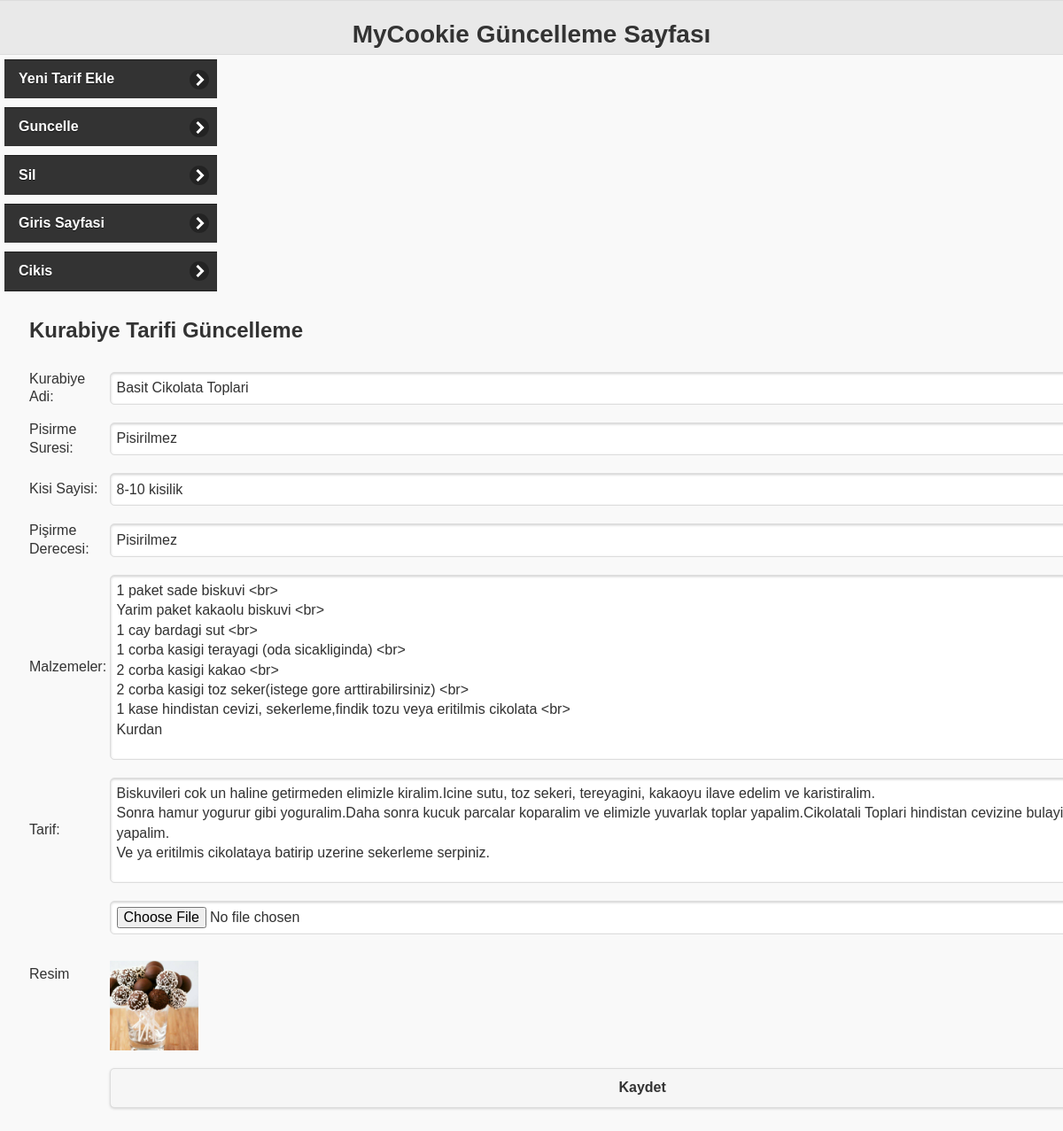
/panel/guncelle.php?id=4 (signed in), run on the app's committed database.
### tables this page shows
CREATE TABLE `tarifler` (
  `id` int(11) NOT NULL,
  `adi` text NOT NULL,
  `tarif` text NOT NULL,
  `malzeme` text NOT NULL,
  `sure` varchar(11) NOT NULL,
  `kisi` varchar(255) NOT NULL,
  `derece` varchar(255) NOT NULL,
  `resim` varchar(256) NOT NULL
);

### panel/guncelle.php (the view, shortened to what this page needs)
<?php
include 'connection.php';
?>
<!DOCTYPE html>
<html>
<head>
<link href="./css/jquery.mobile-1.4.5.min.css" rel="stylesheet" type="text/css"/>
</head>
	<div data-role="page" >
		<div data-role="header" >
				<h1>MyCookie Güncelleme Sayfası</h1>
		</div>
		<?php
		if(isset($_GET['id'])){
			  $sql = "select * from tarifler where id = ".$_GET['id'];
			  $result = $conn->query($sql);
			  if($result->num_rows>0){
				  $rs = $result->fetch_object();
			  }
		}
        ?>
            <div class="menu">
				<ul data-role="listview"  data-filter-placeholder data-filter-theme  data-theme="b">
						<li><a href="ekle.php">Yeni Tarif Ekle</a></li>
						<li><a href="veriler.php">Guncelle</a></li>
						<li><a href="veriler2.php">Sil</a></li>
						<li><a href="giris.php" >Giris Sayfasi</a>
						<li><a href="login.php">Cikis</a></li>
				</ul>
			</div>
        <div class="icerik">
               <form enctype="multipart/form-data" name="tarifForm" method="post" action="guncelle.php?id=<?php echo $_GET["id"]?>">
                    <table>
                        <tr>
                            <td colspan="2">
                                <h2>Kurabiye Tarifi Güncelleme</h2>
                            </td>
                        </tr>
                       <tr>
                            <td>Kurabiye Adi:</td>
                            <td><input value="<?php echo $rs->adi?>" required type="text" name="adi" /></td>
                        </tr>
                        <tr>
                            <td>Pisirme Suresi:</td>
                            <td><input value="<?php echo $rs->sure?>" required type="text" name="dakika" /></td>
                        </tr>
                        <tr>
                            <td>Kisi Sayisi:</td>
                            <td>
                               <input value="<?php echo $rs->kisi?>" required type="text" name="kisi" />
                            </td>
                        </tr>
                        <tr>
                            <td>Pişirme Derecesi:</td>
                            <td><input value="<?php echo $rs->derece?>" required type="text" name="derece" /></td>
                        </tr>
						<tr>
                            <td>Malzemeler:</td>
                            <td><textarea required name="malzeme" rows="10"><?php echo $rs->malzeme?></textarea></td>
                        </tr>
						<tr>
                            <td>Tarif:</td>
                            <td><textarea required name="tarif" rows="10"><?php echo $rs->tarif?></textarea></td>
                        </tr>
                         <tr>
                            <td>Resim</td>
                            <td><input  type="file" name="resim" />
                                <br>
                                <?php
                                echo "<img src='./upload/".$rs->resim."' width='100'/>"
                                ?>
                            </td>
                        </tr>
                        <tr>
                        <tr>
                            <td></td>
                            <td><input type="submit" value="Kaydet" /></td>
                        </tr>
                    </table>
                </form>
		</div>
	</div>

### panel/guncelle.php (style rules this page uses)
[data-role~=header] { height:60px!important; font-size:28px!important; }
.menu { width: 250px; float: left; }
.menu ul li { margin: 0; background: transparent; padding: 5px; list-style: none; }
.icerik { margin: 0px 15px 15px 30px; float: left; }
.icerik table tr { padding: 5px; }
.icerik input, .icerik textArea { width: 1200px }

### data on the page
tarifler: adi "Basit Cikolata Toplari", dakika "Pisirilmez", kisi "8-10 kisilik", derece "Pisirilmez", malzeme "1 paket sade biskuvi <br> Yarim paket kakaolu biskuvi <br> 1 cay bardagi sut <br> 1 corba kasigi terayagi (oda sicakliginda) <br> 2 corba kasigi kakao <br> 2 corba kasigi toz seker(istege gore arttirabilirsiniz) <br> 1 kase hindistan cevizi, sekerleme,findik tozu veya eritilmis cikolata <br> Kurdan", tarif "Biskuvileri cok un haline getirmeden elimizle kiralim.Icine sutu, toz sekeri, tereyagini, kakaoyu ilave edelim ve karistiralim. Sonra hamur yogurur gibi yoguralim.Daha sonra kucuk parcalar koparalim ve elimizle yuvarlak toplar yapalim.Cikolatali Toplari hindistan cevizine bulayip, servis yapalim. Ve ya eritilmis cikolataya batirip uzerine sekerleme serpiniz.", resim (picture)
